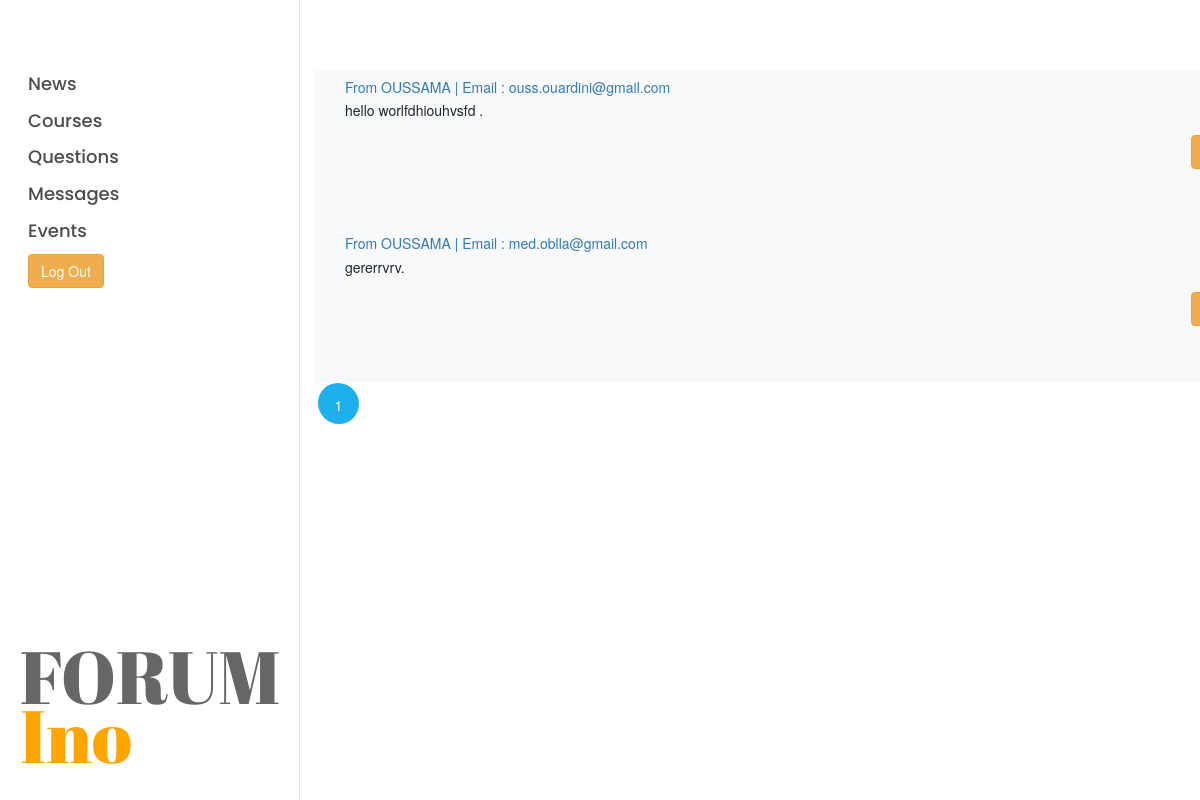
Screenshot of /andrea/messages.php with the database file from the repository.
### tables this page shows
CREATE TABLE `messages` (
  `email` varchar(100) NOT NULL,
  `fullName` varchar(100) NOT NULL,
  `message` longtext NOT NULL,
  `Statu` int(10) DEFAULT NULL,
  `id` int(11) NOT NULL
);

### andrea/messages.php (the view, shortened to what this page needs)
<?php
$user = 'root';
$pass = '';
$dsn = 'mysql:host=localhost;dbname=forum';
try {
    $dbh = new PDO($dsn, $user, $pass, array(PDO::ATTR_PERSISTENT => true));
} catch (PDOException $e) {
    print "Erreur ! : " . $e->getMessage() . "<br/>";
    die();
}
if ($dbh) {
    $Query = "SELECT * FROM messages Where statu=0 ";
    $sth = $dbh->query($Query);
    $news = $sth->fetchAll(PDO::FETCH_ASSOC);
    $results_par_page = 2;
    $number_of_results = count($news);
    $number_of_pages = ceil($number_of_results / $results_par_page);
    if (!isset($_GET['page'])) {
        $page = 1;
    } else {
        $page = $_GET['page'];
    }
    $this_page_first_result = ($page - 1) * $results_par_page;
    $sql = "SELECT * FROM messages Where statu=0 ORDER By id desc LIMIT " . $this_page_first_result . ',' . $results_par_page . "";
    $st = $dbh->query($sql);
    if ($st) {
        $messages = $st->fetchAll(PDO::FETCH_ASSOC);
    } else {
    }
}
?>
<!DOCTYPE html>
<html lang="en">
<head>
    <link rel="stylesheet" href="css/open-iconic-bootstrap.min.css">
    <link rel="stylesheet" href="css/animate.css">
    <link rel="stylesheet" href="css/owl.carousel.min.css">
    <link rel="stylesheet" href="css/owl.theme.default.min.css">
    <link rel="stylesheet" href="css/magnific-popup.css">
    <link rel="stylesheet" href="css/aos.css">
    <link rel="stylesheet" href="css/ionicons.min.css">
    <link rel="stylesheet" href="css/bootstrap-datepicker.css">
    <link rel="stylesheet" href="css/jquery.timepicker.css">
    <link rel="stylesheet" href="css/flaticon.css">
    <link rel="stylesheet" href="css/icomoon.css">
    <link rel="stylesheet" href="css/style.css">
    <link rel="stylesheet" href="https://maxcdn.bootstrapcdn.com/bootstrap/3.3.6/css/bootstrap.min.css" />
</head>
<body>
    <div id="colorlib-page">
        <?php
        require_once('right_nav.php');
        ?>
        <div id="colorlib-main">
            <section class="ftco-section">
                <div class="container">
                    <div class="row px-md-4">
                        <?php foreach ($messages as $message) { ?>
                            <div class="col-md-12  btn-light ">
                                <div class="blog-entry ftco-animate d-md-flex">
                                    <div class="text text-2 pl-md-4">
                                        <h5 class="mb-2"><a href="single.html"> From <?php echo $message['fullName']; ?> | Email : <?php echo $message['email']; ?></a></h5>
                                        <p class="mb-4"><?php echo $message['message']; ?>.</p>
                                        <p class="mb-4 ml-4 btn btn-warning " id="btn-<?php echo $message['id']; ?>" style="float: right;" onclick="replay(<?php echo $message['id']; ?>)">Replay</p>
                                    </div>
                                </div>
                            </div>
                        <?php }  ?>
                    </div>
                    <div class="row">
                        <div class="col">
                            <div class="block-27">
                                <ul>
                                    <?php
                                    for ($page = 1; $page <= $number_of_pages; $page++) {
                                        echo '<li class="active ml-1 mr-1 "><span> ' . ' <a href="messages.php?page=' . $page . '" >' . $page . '</a>' . ' </span></li>';
                                    }
                                    ?>
                                </ul>
                            </div>
                        </div>
                    </div>
                </div>
            </section>
        </div>
    </div>
</body>
</html>

### rows the page displays
messages: fullName "OUSSAMA", email "ouss.ouardini@gmail.com", message "hello worlfdhiouhvsfd"
messages: fullName "OUSSAMA", email "med.oblla@gmail.com", message "gererrvrv"
